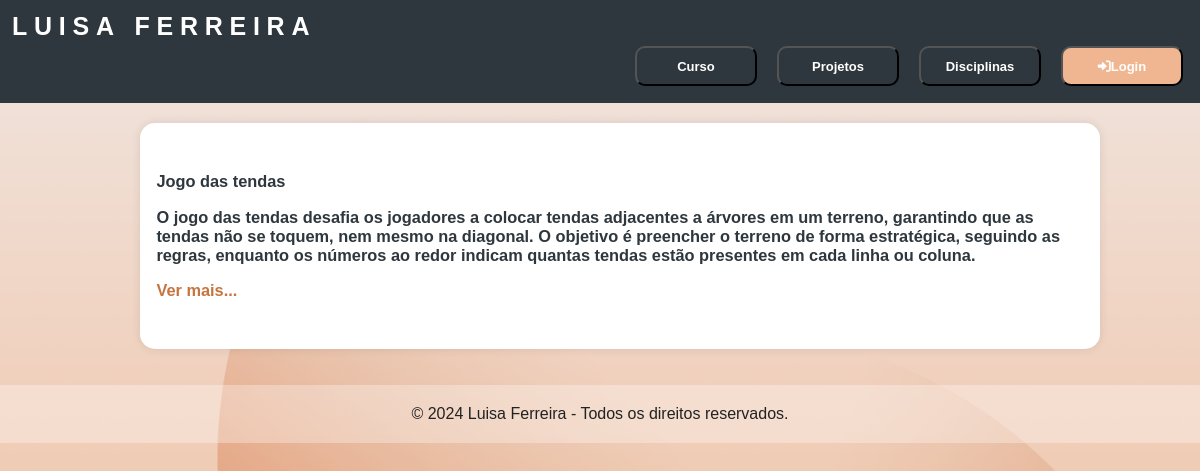
/faculdade/projetos/, run on the app's committed database.
### projeto/models.py (models this page shows, shortened)
class Disciplina(models.Model):
    linguagem= models.ManyToManyField(LinguagemProgramacao,related_name='disciplinas')
    docentes= models.ManyToManyField(Docente,related_name='disciplinas')
    projeto= models.OneToOneField(Projeto,on_delete=models.CASCADE,related_name='disciplinas',null=True)
    areaCientifica= models.ForeignKey(Area_Cientifica, on_delete=models.CASCADE,related_name='disciplina')
    cursos= models.ManyToManyField(Curso,related_name='disciplinas')
    nomeDisciplina = models.CharField(max_length=100)
    ano = models.IntegerField()
    semestre = models.IntegerField()
    ects = models.IntegerField()
    curricularIUnitReadableCode = models.CharField(max_length=100)

class Projeto(models.Model):
    linguagem = models.ManyToManyField(LinguagemProgramacao,related_name='projetos')
    nome = models.CharField(max_length=100)
    descricao=models.CharField(max_length=1000)
    descricaoLonga = models.TextField()
    conceitosAplicados = models.TextField()
    tecnologiasUsadas = models.CharField(max_length=100)
    imagem = models.ImageField(null=True,blank=True,upload_to='bands')
    linkVideo = models.URLField(max_length=200, blank=True)
    linkGithub = models.URLField(max_length=200, blank=True)

### projeto/views.py (the view)
# urls.py: path('projetos/', views.projetos_view, name='projetos'),
def projetos_view(request):
    disciplinas= Disciplina.objects.all()
    return render(request, "projeto/projetos.html", {'disciplinas': disciplinas})

### projeto/templates/projeto/projetos.html
{% extends 'projeto/layout.html' %}
{% block content %}
    <ul>
        <div id="grid-projects">
            {% for disciplina in disciplinas%}
                {% if disciplina.projeto is not null %}
                    <div class="projetos">
                        <h3 style="padding: 1em;">
                            <p>{{ disciplina.projeto.nome }}</p>
                            <p>{{ disciplina.projeto.descricao }}</p>
                            <p><a href="{% url 'projeto:projeto' disciplina.id %}">Ver mais...</a></p>
                        </h3>
                    </div>
                {% endif %}
            {% endfor %}
        </div>
    </ul>
{% endblock %}

### static/projeto/estilos.css (style rules this page uses)
* { font-family: "Montserrat", sans-serif; }
#bg { background-size:cover; background-image: url('/static/imagens/layoutImage.png'); }
body { margin: 0; background: #eac8b0; color: #2E373D; font-weight: 300; min-height:100vh; }
#grid-projects { display: flex; flex-direction: column; align-items: center; margin-top: 20px; }
.projetos { width: 120%; min-height: 150px; background-color: white; border-radius: 15px; box-shadow: 0 0 10px rgba(0, 0, 0, 0.1); padding: 0px; margin-bottom: 20px; display: flex; flex-direction: column; justify-content: space-between; position: relative; }
a { color: #C67540; text-decoration: none; }

### data on the page
Disciplina: projeto.nome "Jogo das tendas", projeto.descricao "O jogo das tendas desafia os jogadores a colocar tendas adjacentes a árvores em um terreno, garantindo que as tendas não se toquem, nem mesmo na diagonal. O objetivo é preencher o terreno de forma estratégica, seguindo as regras, enquanto os números ao redor indicam quantas tendas estão presentes em cada linha ou coluna."
